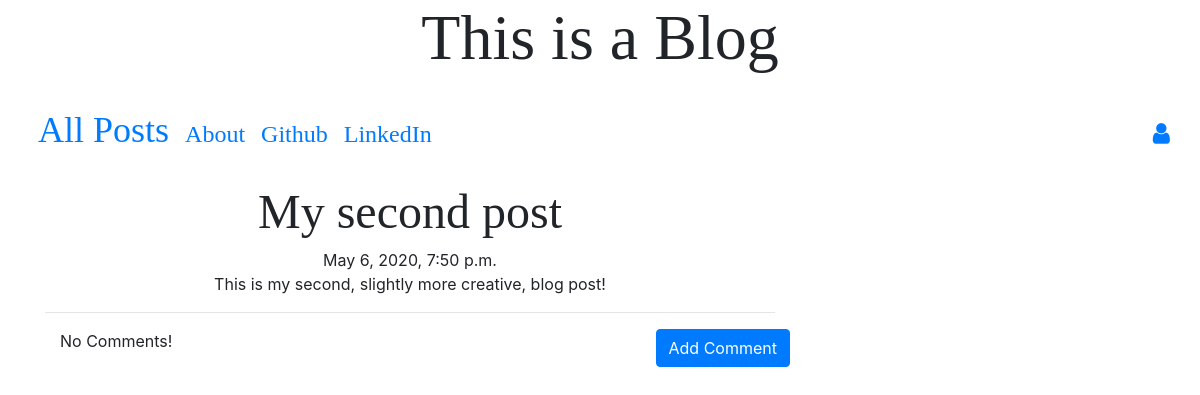
Page /post/7 on the committed database.
### blog/models.py (models this page shows, shortened)
class Post(models.Model):
    author = models.ForeignKey('auth.User', on_delete=models.CASCADE)
    title = models.CharField(max_length=200)
    text = models.TextField()
    create_date = models.DateTimeField(default=timezone.now)
    published_date = models.DateTimeField(blank=True,null=True)

### blog/views.py (the view)
# urls.py: path('post/<int:pk>',views.PostDetailView.as_view(),name='post_detail'),
class PostDetailView(DetailView):
    model = Post

### blog/templates/blog/post_detail.html (shortened to what this page needs)
{% extends "blog/base.html" %}
{% block content %}
<h1 class="posttitle loader">{{post.title}}</h1>
{% if post.published_date %}
<div class="date postdate">
  {{post.published_date}}
  <br>
  {{post.text}}
</div>
{% else %}
{{post.text}}
<br>
<a class='btn btn-primary' href="{% url 'post_publish' pk=post.pk %}">Publish</a>
{% endif %}
<hr>
<a class='btn btn-primary btn-comment' href="{% url 'add_comment_to_post' pk=post.pk %}">Add Comment</a>
<div class="container">
  {% for comment in post.comments.all %}
  <br>
  {% if user.is_authenticated or comment.apprved_comment %}
    {{comment.create_date}}
      {% if not comment.approved_comment %}
        <a class='btn btn-primary' href="{% url 'comment_remove' pk=comment.pk %}">
            <span class='fa fa-remove'></span>
        </a>
        <a class='btn btn-primary' href="{% url 'comment_approve' pk=comment.pk %}">
            <span class='fa fa-check'></span>
        </a>
      {% endif %}
      <p>{{comment.text|safe|linebreaks}}</p>
      <p>Posted by: {{comment.author}}</p>
  {% endif %}
  {% empty %}
  <p>No Comments!</p>
  {% endfor %}
</div>
{% endblock %}

### blog/static/css/blog.css (style rules this page uses)
.postdate { text-align: center; }
.posttitle { font-family: 'Playfair Display', serif; font-size: 3em; text-align: center; }
.btn-comment { position: absolute; right: 0px; }
.loader { filter:hue-rotate(0deg); color: linear-gradient(45deg,#0f8,#08f); animation:hue 5000ms infinite linear; }

### rows in the picture
Post: title "My second post", published_date "May 6, 2020, 7:50 p.m.", text "This is my second, slightly more creative, blog post!"
